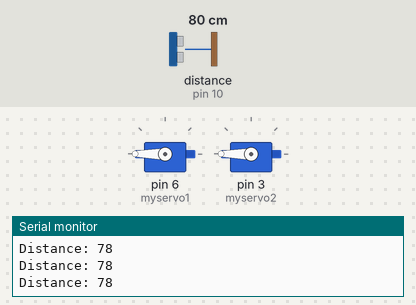
This sketch was run on a simulated Arduino Uno, built with avr-gcc and run on an emulated ATmega328P. Shown: 2 × servo, the last lines printed to the serial monitor. Wiring (inferred from the names in the program): ultrasonic range finder: trigger pin 9; echo pin 10. Inputs (shaded band) come from the test bench; at power-on: distance to the obstacle (sensor on pin 10) 80 cm. The echo pulse lasts 58.3 µs per cm.

Above: at 1.2 s.
1.3 s: distance to the obstacle (sensor on pin 10) set to 13 cm
2.8 s: distance to the obstacle (sensor on pin 10) set to 10 cm
At 3.4 s:
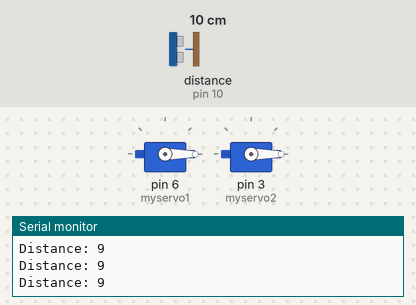
4.3 s: distance to the obstacle (sensor on pin 10) set to 18 cm
At 5.0 s:
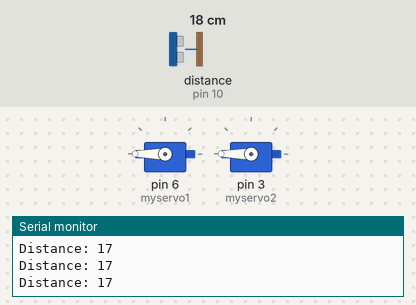
5.9 s: distance to the obstacle (sensor on pin 10) set to 2 cm
At 6.7 s:
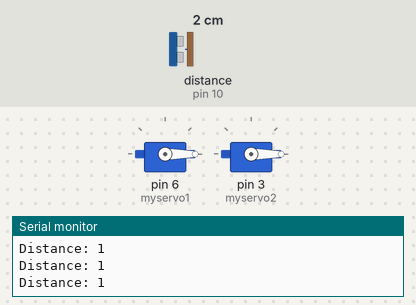
Timing chart, 0 to 8.5 s (numbered marks = the images above; inputs shaded):
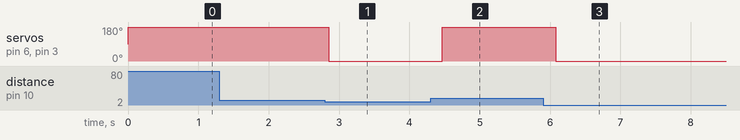

Measured:
- the behaviour switches between 12 and 11 cm on distance to the obstacle (sensor on pin 10) (found by bisection; images 0 and 1)
- after the input at 2.8 s, servo on pin 6 (myservo1), servo on pin 3 (myservo2): 180° → 0° after 0.05 s
- after the input at 4.3 s, servo on pin 6 (myservo1), servo on pin 3 (myservo2): 0° → 180° after 0.16 s
- after the input at 5.9 s, servo on pin 6 (myservo1), servo on pin 3 (myservo2): 180° → 0° after 0.18 s

The sketch:

Automobile_safety.ino
```cpp
/*
Logic by ankurVarma @ sashivarma58@gmail.com
*/

#include <Servo.h>
Servo myservo1;
Servo myservo2;
int pos = 0;
const int trigPin = 9;
const int echoPin = 10;
long duration;
int distance;

void setup()
{
  pinMode(trigPin, OUTPUT);
  pinMode(echoPin, INPUT);
  myservo1.attach(6);
  myservo2.attach(3);
  Serial.begin(9600);
}

void loop()
{
  digitalWrite(trigPin, LOW);
  delayMicroseconds(2);
  digitalWrite(trigPin, HIGH);
  delayMicroseconds(10);
  digitalWrite(trigPin, LOW);
  duration = pulseIn(echoPin, HIGH);
  distance= duration*0.034/2;
  Serial.print("Distance: ");
  Serial.println(distance);
  if (distance <=  10)
  {
    pos = 0;
      myservo1.write(pos);
      myservo2.write(pos);
      delay(200);

  }
  else if (distance >= 10)
  {
    pos = 180;
      myservo1.write(pos);
      myservo2.write(pos);
      delay(200);

  }
}
```
